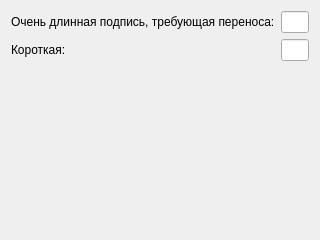
<?xml version="1.0" encoding="UTF-8"?>
<ui version="4.0"><class>Dialog</class><widget class="QDialog" name="Dialog"><property name="geometry"><rect><x>0</x><y>0</y><width>320</width><height>240</height></rect></property><property name="windowTitle"><string>#036 form/121_wrap_long</string></property><layout class="QFormLayout" name="formLayout"><property name="rowWrapPolicy"><enum>QFormLayout::WrapLongRows</enum></property><item row="0" column="0"><widget class="QLabel" name="l1"><property name="text"><string>Очень длинная подпись, требующая переноса:</string></property></widget></item><item row="0" column="1"><widget class="QLineEdit" name="e1"></widget></item><item row="1" column="0"><widget class="QLabel" name="l2"><property name="text"><string>Короткая:</string></property></widget></item><item row="1" column="1"><widget class="QLineEdit" name="e2"></widget></item></layout></widget></ui>
